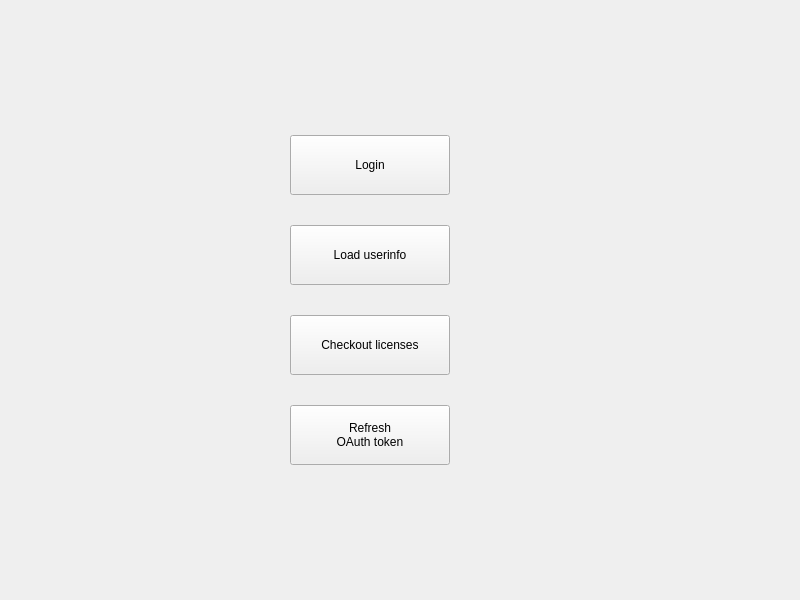
<?xml version="1.0" encoding="UTF-8"?>
<ui version="4.0">
 <class>tenduke::qt::demo::MainWindow</class>
 <widget class="QMainWindow" name="tenduke::qt::demo::MainWindow">
  <property name="geometry">
   <rect>
    <x>0</x>
    <y>0</y>
    <width>800</width>
    <height>600</height>
   </rect>
  </property>
  <property name="windowTitle">
   <string>MainWindow</string>
  </property>
  <widget class="QWidget" name="centralwidget">
   <widget class="QPushButton" name="btnLogin">
    <property name="geometry">
     <rect>
      <x>290</x>
      <y>135</y>
      <width>160</width>
      <height>60</height>
     </rect>
    </property>
    <property name="text">
     <string>Login</string>
    </property>
   </widget>
   <widget class="QPushButton" name="btnLoadUserInfo">
    <property name="geometry">
     <rect>
      <x>290</x>
      <y>225</y>
      <width>160</width>
      <height>60</height>
     </rect>
    </property>
    <property name="text">
     <string>Load userinfo</string>
    </property>
   </widget>
   <widget class="QPushButton" name="btnCheckoutLicenses">
    <property name="geometry">
     <rect>
      <x>290</x>
      <y>315</y>
      <width>160</width>
      <height>60</height>
     </rect>
    </property>
    <property name="text">
     <string>Checkout licenses</string>
    </property>
   </widget>
   <widget class="QPushButton" name="btnRefreshAccessToken">
    <property name="geometry">
     <rect>
      <x>290</x>
      <y>405</y>
      <width>160</width>
      <height>60</height>
     </rect>
    </property>
    <property name="text">
     <string>Refresh
OAuth token</string>
    </property>
   </widget>
  </widget>
 </widget>
 <resources/>
 <connections/>
</ui>
